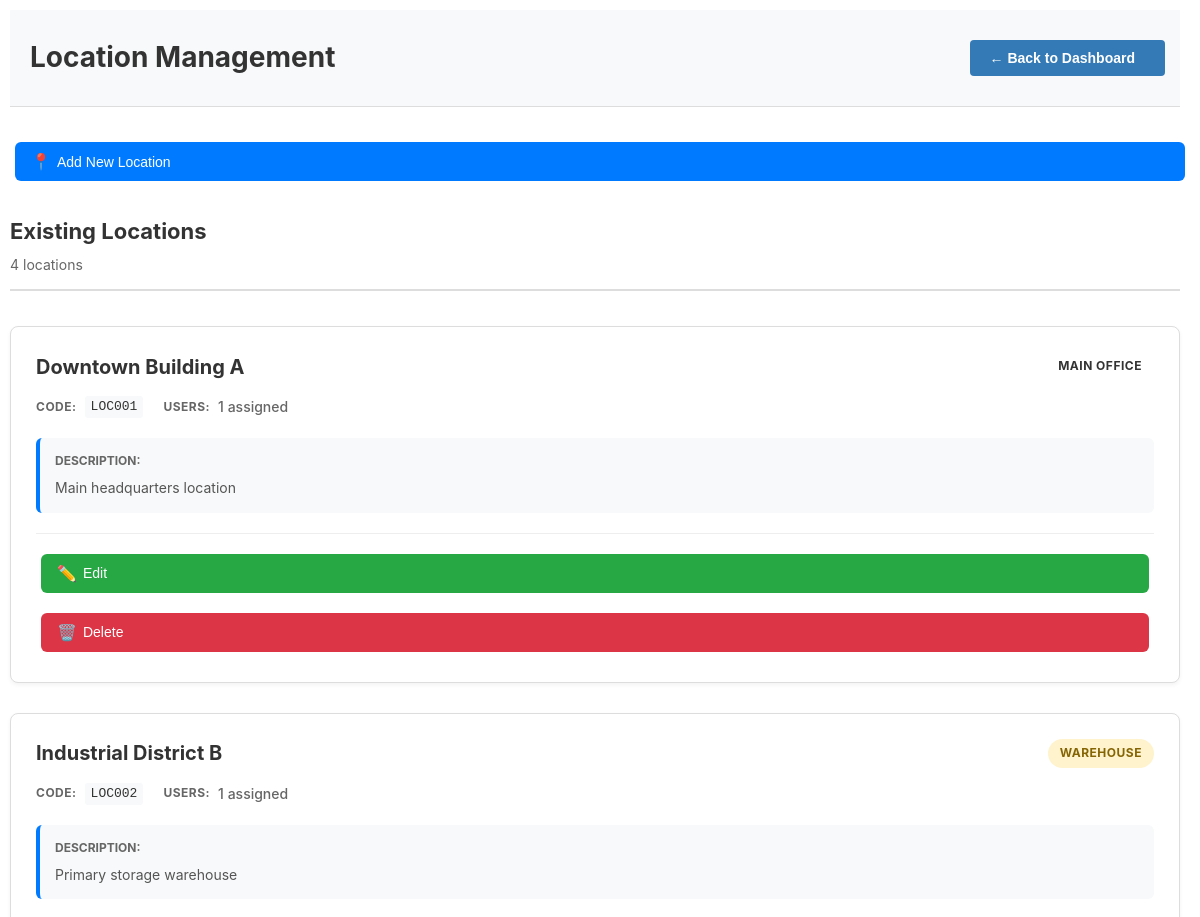
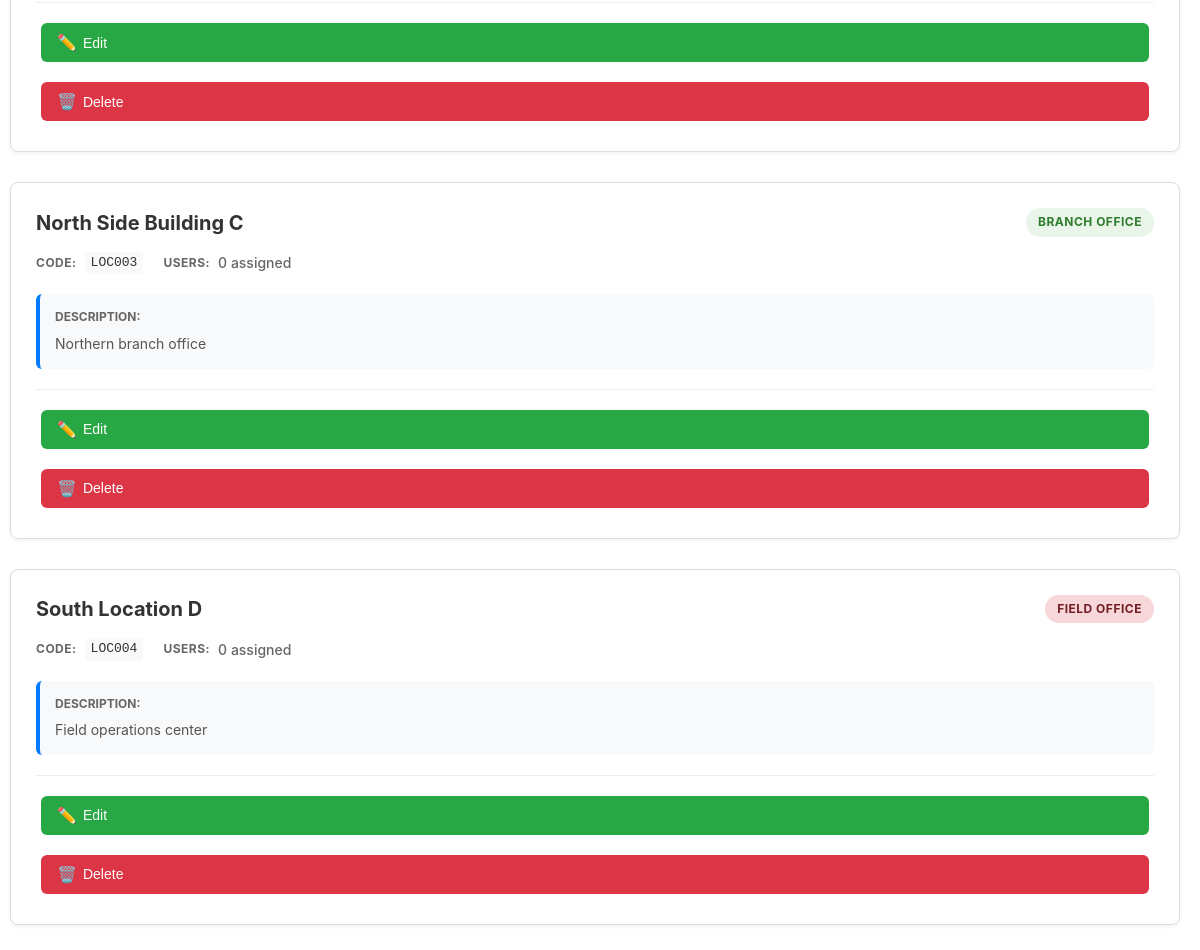
Page /app/admin/locations.php (signed in) on the committed database (2 pictures, top to bottom).
### tables this page shows
CREATE TABLE `fict_location` (
  `flo_code` varchar(11) NOT NULL,
  `flo_type` varchar(100) DEFAULT NULL,
  `flo_address` varchar(500) DEFAULT NULL,
  `flo_gps` varchar(100) DEFAULT NULL,
  `flo_desc` varchar(1000) DEFAULT NULL,
  `flo_facility_manager` varchar(10) DEFAULT NULL,
  `flo_ref_branch` varchar(100) DEFAULT NULL,
  `flo_cre_by` varchar(100) DEFAULT NULL,
  `flo_cre_date` date DEFAULT NULL,
  `flo_remarks` varchar(100) DEFAULT NULL
);

### app/admin/locations.php (the view, shortened to what this page needs)
<?php
$pdo = db_connect();
$locations = [];
try {
    $stmt = $pdo->query("
        SELECT l.*, COUNT(ula.ula_user_code) as user_count
        FROM fict_location l
        LEFT JOIN fict_user_locations ula ON l.flo_code = ula.ula_location_code AND ula.ula_status = 'active'
        GROUP BY l.flo_code
        ORDER BY l.flo_address
    ");
    $locations = $stmt->fetchAll(PDO::FETCH_ASSOC);
} catch (Exception $e) {
    $message = "Error fetching locations: " . $e->getMessage();
}
?>
<!doctype html>
<html>
<head>
    <link rel="stylesheet" type="text/css" href="../css/optimized.css">
    <link rel="stylesheet" type="text/css" href="../css/admin.css">
</head>
<body>
<div class="content">
    <div class="row">
        <div class="col-xs-12">
            <div class="admin-header">
                <h1>Location Management</h1>
                <div class="admin-actions">
                    <button type="button" class="btn btn-secondary" onclick="go_to_page('dashboard.php');">← Back to Dashboard</button>
                </div>
            </div>
        </div>
    </div>
    <div class="row">
        <div class="col-xs-12">
            <div class="action-buttons">
                <button type="button" class="btn btn-primary btn-add" onclick="toggleSection('add-location-section');">
                    <span class="btn-icon">📍</span>
                    <span class="btn-label">Add New Location</span>
                </button>
            </div>
        </div>
    </div>
    <div class="row">
        <div class="col-xs-12">
            <div class="section-title">
                <div class="title-text">Existing Locations</div>
                <div class="title-count"><?php echo count($locations); ?> locations</div>
            </div>
        </div>
    </div>
    <?php foreach ($locations as $location): ?>
    <div class="row">
        <div class="col-xs-12">
            <div class="location-card">
                <div class="location-header">
                    <div class="location-title">
                        <h3 class="location-name"><?php echo htmlspecialchars($location['flo_address']); ?></h3>
                        <span class="location-badge location-type-<?php echo strtolower($location['flo_type']); ?>">
                            <?php echo htmlspecialchars($location['flo_type']); ?>
                        </span>
                    </div>
                    <div class="location-meta">
                        <span class="meta-item">
                            <span class="meta-label">Code:</span>
                            <span class="meta-value code"><?php echo htmlspecialchars($location['flo_code']); ?></span>
                        </span>
                        <span class="meta-item">
                            <span class="meta-label">Users:</span>
                            <span class="meta-value users-count"><?php echo $location['user_count']; ?> assigned</span>
                        </span>
                    </div>
                </div>
                <?php if (!empty($location['flo_desc'])): ?>
                <div class="location-description">
                    <div class="description-label">Description:</div>
                    <div class="description-text"><?php echo htmlspecialchars($location['flo_desc']); ?></div>
                </div>
                <?php endif; ?>
                <div class="location-actions">
                    <button type="button" class="btn btn-edit"
                            onclick="toggleEditForm('<?php echo $location['flo_code']; ?>');">
                        <span class="btn-icon">✏️</span> Edit
                    </button>
                    <button type="button" class="btn btn-delete"
                            onclick="deleteLocation('<?php echo $location['flo_code']; ?>', '<?php echo addslashes($location['flo_address']); ?>', <?php echo $location['user_count']; ?>);">
                        <span class="btn-icon">🗑️</span> Delete
                    </button>
                </div>
            </div>
        </div>
    </div>
    <?php endforeach; ?>
</div>
</body>
</html>

### app/css/optimized.css (style rules this page uses)
* { box-sizing: border-box; }
html, body { height: 100%; margin: 0; padding: 0; font-family: -apple-system, BlinkMacSystemFont, "Segoe UI", Roboto, sans-serif; font-size: 14px; line-height: 1.4; color: #333; background: #fff; }
.content, .content-wrapper { min-height: 100vh; padding: 10px; max-width: 100%; margin: 0; }
.row { display: flex; flex-wrap: wrap; margin: 0 -5px; width: 100%; }
.col-xs-12, .col-lg-6, .col-xs-6 { padding: 0 5px; width: 100%; flex: 1; }
.btn { display: inline-block; padding: 12px 20px; margin: 5px; border: 1px solid #ddd; border-radius: 4px; background: #fff; color: #333; text-decoration: none; cursor: pointer; font-size: 14px; font-weight: 500; transition: all 0.2s ease; width: 100%; text-align: center; }
.btn-primary { background: #007bff; color: white; border-color: #007bff; }
.admin-header { padding: 15px 10px; background: #f8f9fa; border-bottom: 1px solid #dee2e6; margin-bottom: 20px; }
.admin-header h1 { margin: 0; font-size: 22px; font-weight: bold; color: #333; }
.user-card, .location-card { background: #fff; border: 1px solid #dee2e6; padding: 15px; margin-bottom: 15px; border-radius: 4px; }

### app/css/admin.css (style rules this page uses)
.admin-header { background: #f8f9fa; padding: 15px; border-bottom: 1px solid #dee2e6; margin-bottom: 20px; }
.admin-header h1 { margin: 0; font-size: 22px; font-weight: bold; }
.user-card, .location-card { background: #fff; border: 1px solid #dee2e6; padding: 20px; margin-bottom: 15px; border-radius: 6px; transition: box-shadow 0.2s ease; }
.user-title, .location-title { display: flex; align-items: center; justify-content: space-between; margin-bottom: 15px; flex-wrap: wrap; }
.user-name, .location-name { font-size: 18px; font-weight: bold; margin: 0; }
.user-badge, .location-badge { padding: 4px 8px; border-radius: 12px; font-size: 11px; font-weight: bold; text-transform: uppercase; }
.user-meta, .location-meta { display: flex; gap: 15px; margin-bottom: 15px; flex-wrap: wrap; }
.meta-label { font-size: 11px; font-weight: bold; color: #666; text-transform: uppercase; }
.meta-value { font-size: 13px; color: #333; }
.meta-value.code { font-family: monospace; background: #f8f9fa; padding: 2px 4px; border-radius: 3px; }
.user-actions, .location-actions { display: flex; gap: 8px; flex-wrap: wrap; border-top: 1px solid #eee; padding-top: 15px; }
.btn-edit { background: #28a745; color: white; }
.btn-delete { background: #dc3545; color: white; }

### rows in the picture
fict_location: flo_address "Downtown Building A", flo_type "MAIN OFFICE", flo_code "LOC001", user_count "1", flo_desc "Main headquarters location"
fict_location: flo_address "Industrial District B", flo_type "WAREHOUSE", flo_code "LOC002", user_count "1", flo_desc "Primary storage warehouse"
fict_location: flo_address "North Side Building C", flo_type "BRANCH OFFICE", flo_code "LOC003", user_count "0", flo_desc "Northern branch office"
fict_location: flo_address "South Location D", flo_type "FIELD OFFICE", flo_code "LOC004", user_count "0", flo_desc "Field operations center"

### other values in the picture
count($locations) "4"
